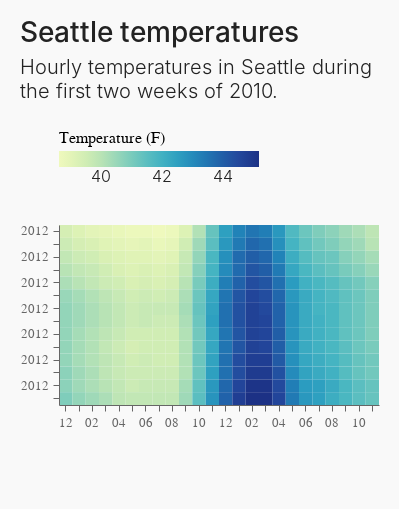

Notebook source saved alongside this figure:
### Markdown cell above
## Heatmap

### Code cell
temps = data.seattle_temps()
temps = temps[temps.date < '2010-01-15'].copy()
alt.Chart(temps).mark_rect(
).encode(
    alt.X('hoursminutes(date):O'),
    alt.Y('monthdate(date):O', axis=alt.Axis(format='%Y')), # format follows d3-time-format 
    alt.Color('temp:Q', title='Temperature (F)')
).configure_axisY( # adding some colors for clarity
    domainColor='#666666',
    tickColor='#666666',
).properties(
    height=180, # adjust height to get neat squares
    title={
        'text': 'Seattle temperatures',
        'subtitle' : ['Hourly temperatures in Seattle during','the first two weeks of 2010.',' ']
    }
)

### Figure 1 — Vega-Lite specification as saved in the notebook (floating-point values rounded to 4 significant figures; data arrays with more than 128 entries replaced by an {"elided": "..."} marker saying what was removed)
{"$schema": "https://vega.github.io/schema/vega-lite/v4.17.0.json", "config": {"arc": {"fill": "#0077bb"}, "area": {"fill": "#0077bb"}, "axis": {"gridColor": "#dddddd", "labelColor": "#666666", "labelFlush": false, "labelFont": "Tenon", "labelFontSize": 13, "labelFontWeight": 400, "labelPadding": 5, "tickSize": 6, "title": null, "titleColor": "#666666", "titleFontWeight": 300}, "axisX": {"domainColor": "#666666", "tickColor": "#666666"}, "axisY": {"domainColor": "#666666", "tickColor": "#666666"}, "background": "#f9f9f9", "bar": {"fill": "#0077bb"}, "legend": {"columnPadding": 20, "direction": "horizontal", "labelAlign": "left", "labelBaseline": "middle", "labelColor": "#222222", "labelFont": "Tenon", "labelFontSize": 16, "labelFontWeight": 300, "offset": 40, "orient": "top", "rowPadding": 10, "symbolType": "square", "title": null, "titleFont": "Tenon", "titleFontSize": 16, "titleFontWeight": 400}, "line": {"stroke": "#0077bb", "strokeWidth": 3}, "padding": {"bottom": 80, "left": 20, "right": 20, "top": 20}, "path": {"stroke": "#0077bb"}, "point": {"stroke": "#0077bb"}, "rect": {"fill": "#0077bb"}, "shape": {"stroke": "#0077bb"}, "symbol": {"fill": "#0077bb", "size": 30}, "title": {"align": "left", "anchor": "start", "color": "#222222", "font": "Tenon", "fontSize": 28, "fontWeight": 500, "subtitleColor": "#222222", "subtitleFont": "Tenon", "subtitleFontSize": 20, "subtitleFontWeight": 300, "subtitleLineHeight": 24, "subtitlePadding": 10}, "view": {"height": 500, "strokeOpacity": 0, "width": 320}}, "data": {"name": "data-29152d9ab7dcda1a65f1895ba9b7cc51"}, "datasets": {"data-29152d9ab7dcda1a65f1895ba9b7cc51": {"elided": "336 records"}}, "encoding": {"color": {"field": "temp", "title": "Temperature (F)", "type": "quantitative"}, "x": {"axis": {"format": "%I"}, "field": "date", "timeUnit": "hoursminutes", "type": "ordinal"}, "y": {"axis": {"format": "%Y"}, "field": "date", "timeUnit": "monthdate", "type": "ordinal"}}, "height": 180, "mark": "rect", "title": {"subtitle": ["Hourly temperatures in Seattle during", "the first two weeks of 2010.", " "], "text": "Seattle temperatures"}}
